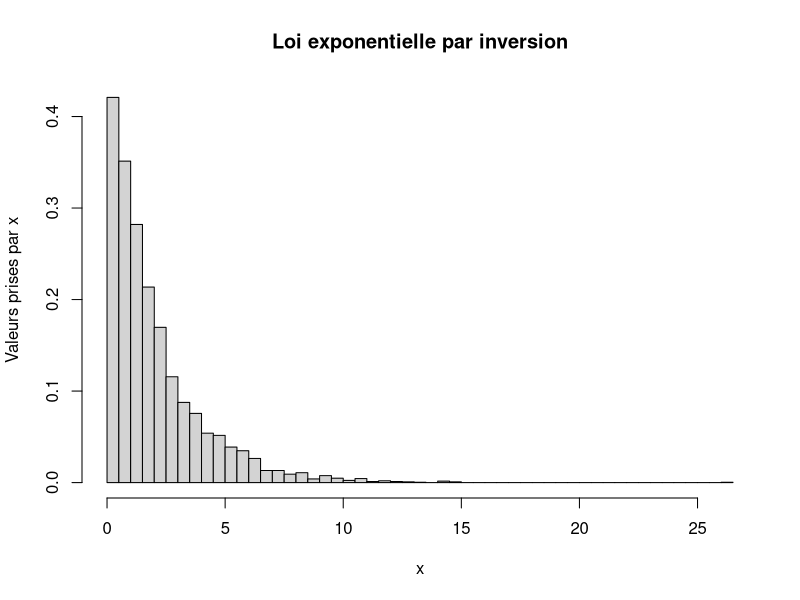

The R script that drew this image:
exponentielleInversion <- function(n, lambda){
  i = 0
  expo = array()
  while (i < n) {
    u = runif(1)
    # Fonction inverse de la fonction de répartition de la loi exponantielle
    expo[i] = -log(1-u)/lambda 
    i = i+1
  }
  hist(expo, breaks=50, probability = TRUE, main="Loi exponentielle par inversion", xlab="x", ylab="Valeurs prises par x", freq=F)
}

n = 5000
lambda = 0.5
exponentielleInversion(n, lambda)